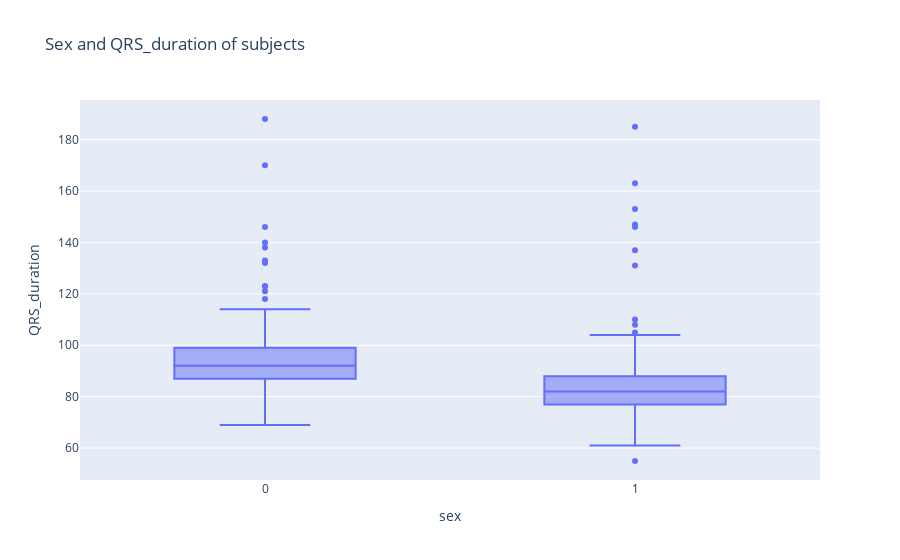

Notebook cell for this chart:
### Code cell
px.box(data[['QRS_duration','sex']], x='sex', y='QRS_duration', title='Sex and QRS_duration of subjects')

### Figure 1 — Plotly figure (JSON) as saved in the notebook; plotly's stock layout.template omitted (floating-point values rounded to 4 significant figures; data arrays with more than 128 entries replaced by an {"elided": "..."} marker saying what was removed)
{"data": [{"alignmentgroup": "True", "hovertemplate": "sex=%{x}<br>QRS_duration=%{y}<extra></extra>", "legendgroup": "", "marker": {"color": "#636efa"}, "name": "", "notched": false, "offsetgroup": "", "orientation": "v", "showlegend": false, "type": "box", "x": {"elided": "452 int values"}, "x0": " ", "xaxis": "x", "y": {"elided": "452 int values"}, "y0": " ", "yaxis": "y"}], "layout": {"boxmode": "group", "legend": {"tracegroupgap": 0}, "title": {"text": "Sex and QRS_duration of subjects"}, "xaxis": {"anchor": "y", "domain": [0, 1], "title": {"text": "sex"}}, "yaxis": {"anchor": "x", "domain": [0, 1], "title": {"text": "QRS_duration"}}}}
